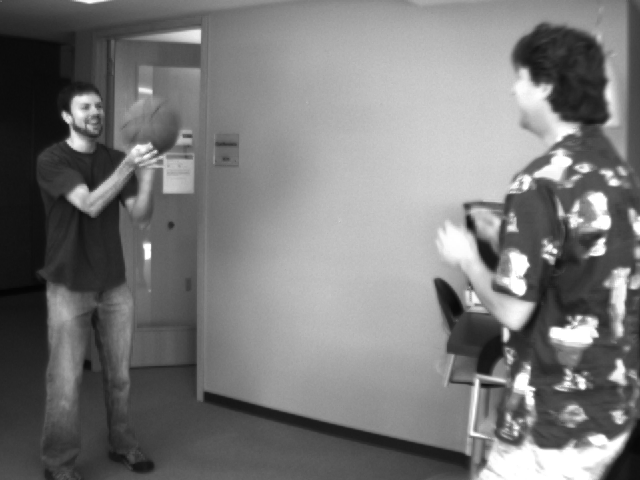
#> input picture tests/fixtures/basketball1.png, 640 x 480 px
$ python -i privacy.py   (imports and definitions only)
#> lines starting #> are read from the running program, lines starting #| are printed output that depends on the picture; after the words box and inside, x2 and y2 are one past the last pixel; in counts of white or black regions, pixels touching at a corner belong together
#> further down, picture is the input picture: shape (480, 640, 3); min 4, max 255, mean 120.3
"""Privacy helpers: blur faces/person regions and silhouette visualization."""

from __future__ import annotations

import cv2
import numpy as np


def _person_mask(frame: np.ndarray) -> np.ndarray:
    """Binary mask of skin-like or non-background person regions (uint8 0/255)."""
    ycrcb = cv2.cvtColor(frame, cv2.COLOR_BGR2YCrCb)
#> ycrcb: shape (480, 640, 3); mean of channels 0, 1, 2 120.3, 128, 128
    # Classic skin range in YCrCb
    skin = cv2.inRange(ycrcb, (0, 133, 77), (255, 173, 127))
#> skin: shape (480, 640); every value is 0

    # Broader chromatic foreground (covers synthetic test blob and clothing tones)
    hsv = cv2.cvtColor(frame, cv2.COLOR_BGR2HSV)
#> hsv: shape (480, 640, 3); mean H, S, V 0, 0, 120.3
    chroma = cv2.inRange(hsv, (0, 20, 40), (180, 255, 255))

    gray = cv2.cvtColor(frame, cv2.COLOR_BGR2GRAY)
    _, luma = cv2.threshold(gray, 40, 255, cv2.THRESH_BINARY)
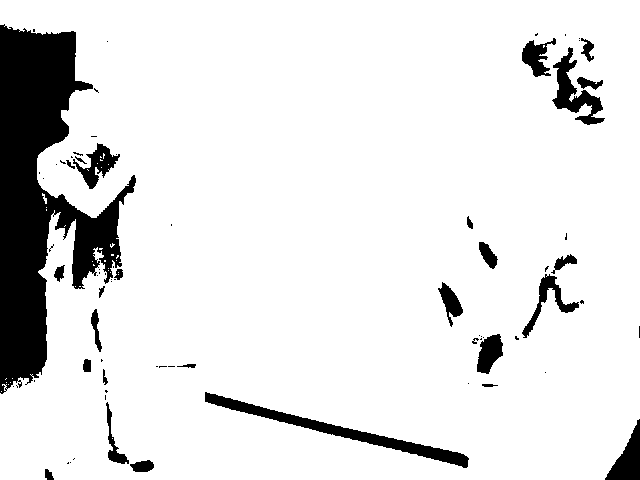
#> luma: shape (480, 640); 89.1% white; 76 black regions (48 under 20 px), largest, box (x1, y1, x2, y2) and area: (0, 24, 136, 394) 22505, (205, 392, 469, 468) 2753, (552, 47, 605, 125) 1415

    mask = cv2.bitwise_or(skin, cv2.bitwise_and(chroma, luma))
    kernel = cv2.getStructuringElement(cv2.MORPH_ELLIPSE, (5, 5))
    mask = cv2.morphologyEx(mask, cv2.MORPH_CLOSE, kernel)
    mask = cv2.morphologyEx(mask, cv2.MORPH_OPEN, kernel)
    return mask


def blur_faces(frame: np.ndarray) -> np.ndarray:
    """Blur detected face / person-like regions for privacy (GaussianBlur ROIs).

    Uses skin/threshold masks + contour ROIs (OpenCV 5 has no bundled Haar XML).
    Blurs an expanded ROI so uniform blobs mix with surrounding pixels.
    Returns a BGR frame the same shape as ``frame``.
    """
    if frame is None or frame.size == 0:
        raise ValueError("frame must be a non-empty ndarray")

    out = frame.copy()
    mask = _person_mask(frame)
    contours, _ = cv2.findContours(mask, cv2.RETR_EXTERNAL, cv2.CHAIN_APPROX_SIMPLE)
#> contours = []

    h, w = frame.shape[:2]
#> h = 480; w = 640
    for cnt in contours:
        x, y, bw, bh = cv2.boundingRect(cnt)
        if bw * bh < 64:
            continue
        # Odd kernel sized from ROI; strong privacy blur
        k = max(21, (min(bw, bh) // 2) | 1)
        if k % 2 == 0:
            k += 1
        pad = k // 2
        x0, y0 = max(x - pad, 0), max(y - pad, 0)
        x1, y1 = min(x + bw + pad, w), min(y + bh + pad, h)
        roi = out[y0:y1, x0:x1]
        if roi.size == 0:
            continue
        out[y0:y1, x0:x1] = cv2.GaussianBlur(roi, (k, k), 0)
#> this loop made 0 passes

    return out


def to_silhouette(frame: np.ndarray) -> np.ndarray:
    """Grayscale person-mask silhouette (filled contours), not a full-color photo.

    Returns a single-channel uint8 image (0 background, 255 person).
    """
    if frame is None or frame.size == 0:
        raise ValueError("frame must be a non-empty ndarray")

    gray = cv2.cvtColor(frame, cv2.COLOR_BGR2GRAY)
    _, thresh = cv2.threshold(gray, 40, 255, cv2.THRESH_BINARY)
    contours, _ = cv2.findContours(thresh, cv2.RETR_EXTERNAL, cv2.CHAIN_APPROX_SIMPLE)
    sil = np.zeros(gray.shape, dtype=np.uint8)
    cv2.drawContours(sil, contours, -1, 255, thickness=cv2.FILLED)
    return sil

>>> import cv2
>>> picture = cv2.imread('../../tests/fixtures/basketball1.png')
>>> result = blur_faces(picture)
